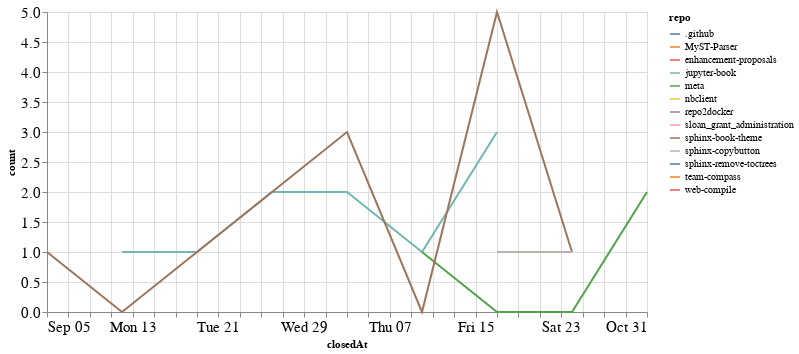

The cell this chart's notebook holds for it:
### Code cell
closed_by_time = closed_by.groupby('repo').resample('W', on='closedAt').count()['author'].reset_index()
closed_by_time = closed_by_time.rename(columns={'author': 'count'})

alt.Chart(closed_by_time, width=600).mark_line().encode(
    x='closedAt',
    y='count',
    color='repo',
    tooltip="repo"
)

### Figure 1 — Vega-Lite specification as saved in the notebook (floating-point values rounded to 4 significant figures)
{"config": {"axisLeft": {"labelFontSize": 15}, "axisBottom": {"labelFontSize": 15}}, "data": {"name": "data-8f34b137f0fef1e203d5d7a88de7206d"}, "mark": "line", "encoding": {"color": {"type": "nominal", "field": "repo"}, "tooltip": {"type": "nominal", "field": "repo"}, "x": {"type": "temporal", "field": "closedAt"}, "y": {"type": "quantitative", "field": "count"}}, "width": 600, "$schema": "https://vega.github.io/schema/vega-lite/v4.8.1.json", "datasets": {"data-8f34b137f0fef1e203d5d7a88de7206d": [{"repo": ".github", "closedAt": "2021-09-12T00:00:00", "count": 3}, {"repo": "MyST-Parser", "closedAt": "2021-09-26T00:00:00", "count": 1}, {"repo": "enhancement-proposals", "closedAt": "2021-10-10T00:00:00", "count": 1}, {"repo": "jupyter-book", "closedAt": "2021-09-12T00:00:00", "count": 1}, {"repo": "jupyter-book", "closedAt": "2021-09-19T00:00:00", "count": 1}, {"repo": "jupyter-book", "closedAt": "2021-09-26T00:00:00", "count": 2}, {"repo": "jupyter-book", "closedAt": "2021-10-03T00:00:00", "count": 2}, {"repo": "jupyter-book", "closedAt": "2021-10-10T00:00:00", "count": 1}, {"repo": "jupyter-book", "closedAt": "2021-10-17T00:00:00", "count": 3}, {"repo": "meta", "closedAt": "2021-10-10T00:00:00", "count": 1}, {"repo": "meta", "closedAt": "2021-10-17T00:00:00", "count": 0}, {"repo": "meta", "closedAt": "2021-10-24T00:00:00", "count": 0}, {"repo": "meta", "closedAt": "2021-10-31T00:00:00", "count": 2}, {"repo": "nbclient", "closedAt": "2021-09-19T00:00:00", "count": 1}, {"repo": "repo2docker", "closedAt": "2021-09-19T00:00:00", "count": 1}, {"repo": "sloan_grant_administration", "closedAt": "2021-10-10T00:00:00", "count": 1}, {"repo": "sphinx-book-theme", "closedAt": "2021-09-05T00:00:00", "count": 1}, {"repo": "sphinx-book-theme", "closedAt": "2021-09-12T00:00:00", "count": 0}, {"repo": "sphinx-book-theme", "closedAt": "2021-09-19T00:00:00", "count": 1}, {"repo": "sphinx-book-theme", "closedAt": "2021-09-26T00:00:00", "count": 2}, {"repo": "sphinx-book-theme", "closedAt": "2021-10-03T00:00:00", "count": 3}, {"repo": "sphinx-book-theme", "closedAt": "2021-10-10T00:00:00", "count": 0}, {"repo": "sphinx-book-theme", "closedAt": "2021-10-17T00:00:00", "count": 5}, {"repo": "sphinx-book-theme", "closedAt": "2021-10-24T00:00:00", "count": 1}, {"repo": "sphinx-copybutton", "closedAt": "2021-10-17T00:00:00", "count": 1}, {"repo": "sphinx-copybutton", "closedAt": "2021-10-24T00:00:00", "count": 1}, {"repo": "sphinx-remove-toctrees", "closedAt": "2021-10-24T00:00:00", "count": 1}, {"repo": "team-compass", "closedAt": "2021-10-17T00:00:00", "count": 1}, {"repo": "web-compile", "closedAt": "2021-09-26T00:00:00", "count": 1}]}}
